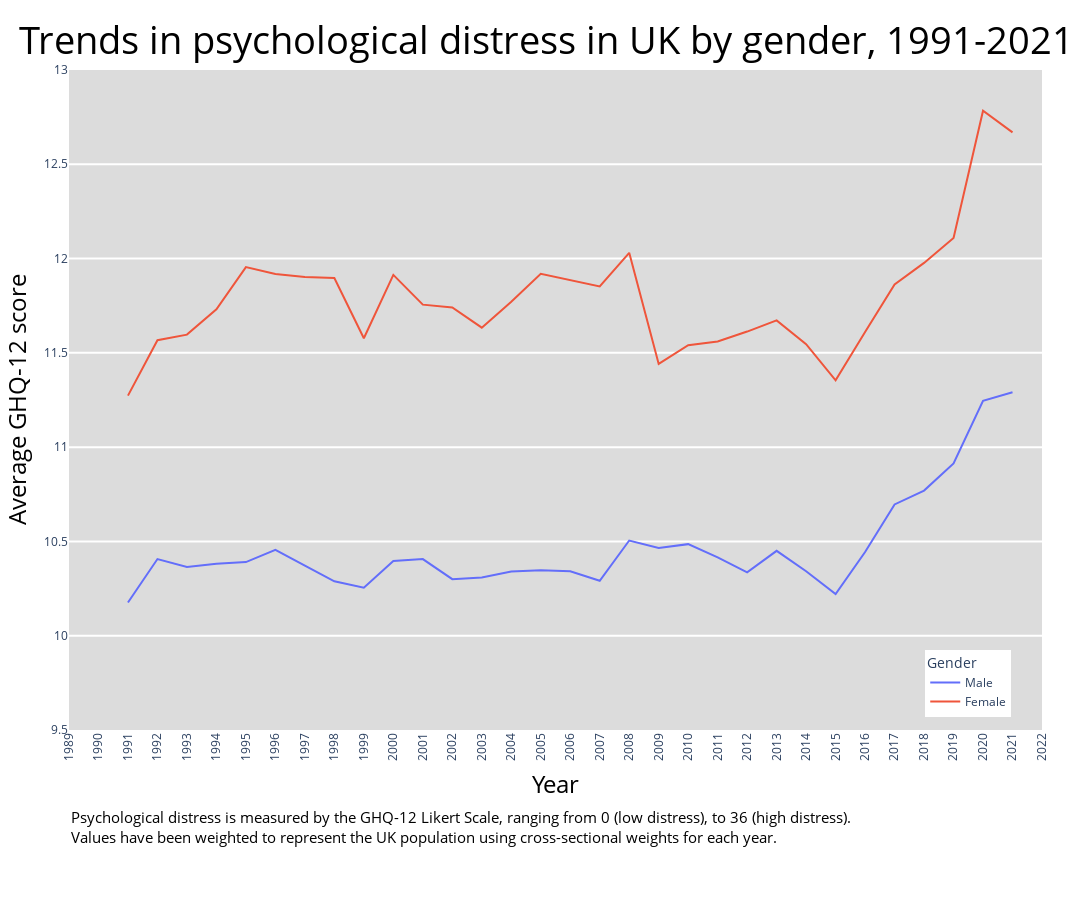

Write notebook code for a chart like this one.
### Code cell
fig = go.Figure()

# Add the line trace
fig = px.line(result, x='Year', y='Average', color='Gender')

# Update layout
fig.update_layout(
    title={
        'text': 'Trends in psychological distress in UK by gender, 1991-2021',
        'x': 0.5,
        'y': 0.97,
        'font': {'size': 38, 'color': 'black'}
    },
    xaxis_title={
        'text': 'Year',
         'font': {'size': 24, 'color': 'black'}
    },
    yaxis_title={
        'text': 'Average GHQ-12 score',
         'font': {'size': 24, 'color': 'black'}
    },
    yaxis_range=[9.5, 13],
    height=900,
    width=1200,
    plot_bgcolor='rgb(220, 220, 220)',
    paper_bgcolor='rgb(255,255,255)',
    xaxis=dict(showgrid=False, range=[1989, 2022], tickmode='linear', dtick=1, tickangle=-90),
    yaxis=dict(showgrid=True, gridwidth=2, gridcolor='white'),
    legend=dict(x=0.88, y=0.02)
)

fig.update_layout(margin=dict(l=30, r=50, t=70, b=170))

# add annotation
fig.add_annotation(dict(font=dict(color='black',size=15),
                                        x=0,
                                        y=-0.18,
                                        showarrow=False,
                                        text="Psychological distress is measured by the GHQ-12 Likert Scale, ranging from 0 (low distress), to 36 (high distress).<br>Values have been weighted to represent the UK population using cross-sectional weights for each year.",
                                        textangle=0,
                                        xanchor='left',
                                        align="left",
                                        xref="paper",
                                        yref="paper"))

fig.write_image("./figures/trends_gender.png")

fig.show()

### Figure 1 — Plotly figure (JSON) as saved in the notebook; plotly's stock layout.template omitted (floating-point values rounded to 4 significant figures)
{"data": [{"hovertemplate": "Gender=Male<br>Year=%{x}<br>Average=%{y}<extra></extra>", "legendgroup": "Male", "line": {"color": "#636efa", "dash": "solid"}, "marker": {"symbol": "circle"}, "mode": "lines", "name": "Male", "orientation": "v", "showlegend": true, "type": "scatter", "x": [1991, 1992, 1993, 1994, 1995, 1996, 1997, 1998, 1999, 2000, 2001, 2002, 2003, 2004, 2005, 2006, 2007, 2008, 2009, 2010, 2011, 2012, 2013, 2014, 2015, 2016, 2017, 2018, 2019, 2020, 2021], "xaxis": "x", "y": [10.18, 10.41, 10.36, 10.38, 10.39, 10.46, 10.37, 10.29, 10.25, 10.4, 10.41, 10.3, 10.31, 10.34, 10.35, 10.34, 10.29, 10.5, 10.47, 10.49, 10.42, 10.34, 10.45, 10.34, 10.22, 10.44, 10.7, 10.77, 10.91, 11.25, 11.29], "yaxis": "y"}, {"hovertemplate": "Gender=Female<br>Year=%{x}<br>Average=%{y}<extra></extra>", "legendgroup": "Female", "line": {"color": "#EF553B", "dash": "solid"}, "marker": {"symbol": "circle"}, "mode": "lines", "name": "Female", "orientation": "v", "showlegend": true, "type": "scatter", "x": [1991, 1992, 1993, 1994, 1995, 1996, 1997, 1998, 1999, 2000, 2001, 2002, 2003, 2004, 2005, 2006, 2007, 2008, 2009, 2010, 2011, 2012, 2013, 2014, 2015, 2016, 2017, 2018, 2019, 2020, 2021], "xaxis": "x", "y": [11.27, 11.57, 11.6, 11.73, 11.95, 11.92, 11.9, 11.9, 11.58, 11.91, 11.76, 11.74, 11.63, 11.77, 11.92, 11.89, 11.85, 12.03, 11.44, 11.54, 11.56, 11.61, 11.67, 11.55, 11.35, 11.61, 11.86, 11.98, 12.11, 12.78, 12.67], "yaxis": "y"}], "layout": {"annotations": [{"align": "left", "font": {"color": "black", "size": 15}, "showarrow": false, "text": "Psychological distress is measured by the GHQ-12 Likert Scale, ranging from 0 (low distress), to 36 (high distress).<br>Values have been weighted to represent the UK population using cross-sectional weights for each year.", "textangle": 0, "x": 0, "xanchor": "left", "xref": "paper", "y": -0.18, "yref": "paper"}], "height": 900, "legend": {"title": {"text": "Gender"}, "tracegroupgap": 0, "x": 0.88, "y": 0.02}, "margin": {"b": 170, "l": 30, "r": 50, "t": 70}, "paper_bgcolor": "rgb(255,255,255)", "plot_bgcolor": "rgb(220, 220, 220)", "title": {"font": {"color": "black", "size": 38}, "text": "Trends in psychological distress in UK by gender, 1991-2021", "x": 0.5, "y": 0.97}, "width": 1200, "xaxis": {"anchor": "y", "domain": [0, 1], "dtick": 1, "range": [1989, 2022], "showgrid": false, "tickangle": -90, "tickmode": "linear", "title": {"font": {"color": "black", "size": 24}, "text": "Year"}}, "yaxis": {"anchor": "x", "domain": [0, 1], "gridcolor": "white", "gridwidth": 2, "range": [9.5, 13], "showgrid": true, "title": {"font": {"color": "black", "size": 24}, "text": "Average GHQ-12 score"}}}}
